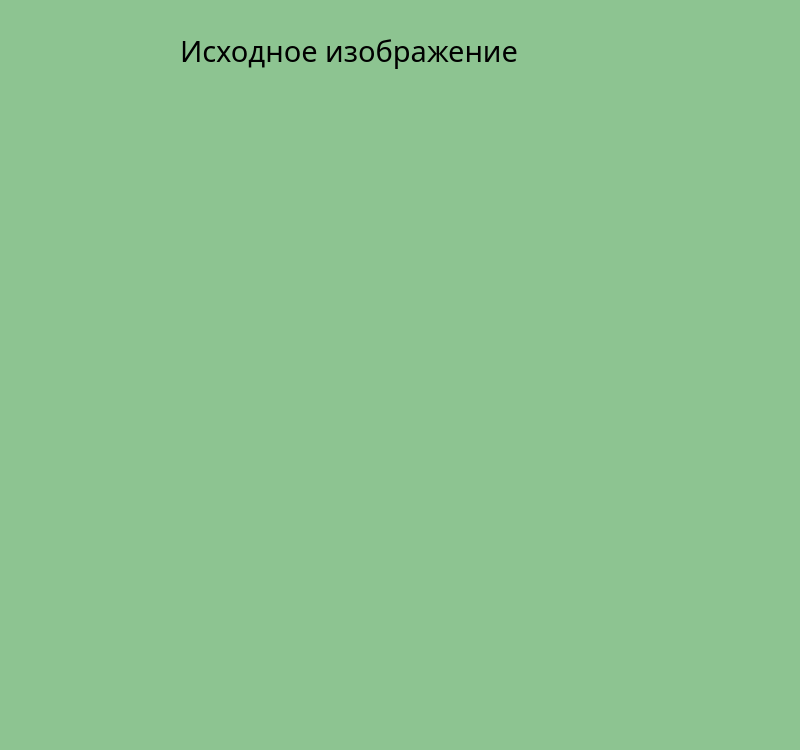
<?xml version="1.0" encoding="UTF-8"?>
<ui version="4.0">
 <class>LoadPic</class>
 <widget class="QWidget" name="LoadPic">
  <property name="geometry">
   <rect>
    <x>0</x>
    <y>0</y>
    <width>800</width>
    <height>750</height>
   </rect>
  </property>
  <property name="windowTitle">
   <string>Исходное изображение</string>
  </property>
  <property name="styleSheet">
   <string notr="true">background-color: rgb(141, 196, 145);</string>
  </property>
  <widget class="QLabel" name="title_lbl">
   <property name="geometry">
    <rect>
     <x>180</x>
     <y>10</y>
     <width>451</width>
     <height>81</height>
    </rect>
   </property>
   <property name="font">
    <font>
     <family>Book Antiqua</family>
     <pointsize>22</pointsize>
    </font>
   </property>
   <property name="text">
    <string>Исходное изображение</string>
   </property>
  </widget>
 </widget>
 <resources/>
 <connections/>
</ui>
